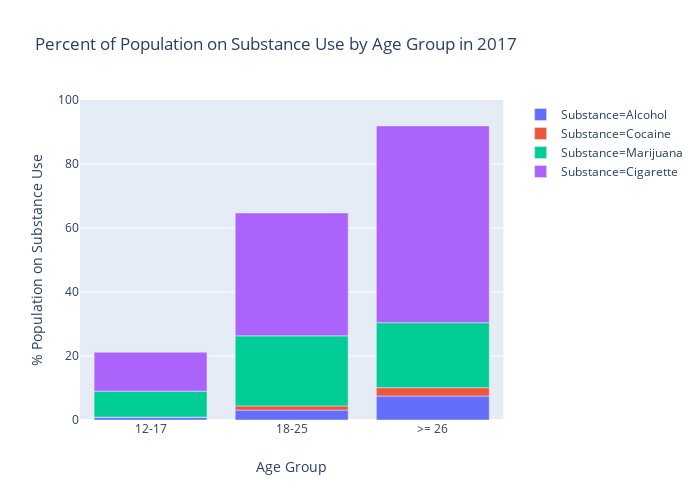

The code cell stored with this chart in its notebook:
### Code cell
px.bar(dfAge.query("Year=='2017'"), x="Age", y="DailyUse",
            color="Substance",  hover_name="Substance",labels={"Age":'Age Group',"DailyUse":'% Population on Substance Use'},
           log_x=False,barmode='relative' ,height=500,width=700, range_y=[0, 100],title='Percent of Population on Substance Use by Age Group in 2017',)

### Figure 1 — Plotly figure (JSON) as saved in the notebook; plotly's stock layout.template omitted (floating-point values rounded to 4 significant figures)
{"data": [{"alignmentgroup": "True", "hoverlabel": {"namelength": 0}, "hovertemplate": "<b>%{hovertext}</b><br><br>Substance=Alcohol<br>Age Group=%{x}<br>% Population on Substance Use=%{y}", "hovertext": ["Alcohol", "Alcohol", "Alcohol"], "legendgroup": "Substance=Alcohol", "marker": {"color": "#636efa"}, "name": "Substance=Alcohol", "offsetgroup": "Substance=Alcohol", "orientation": "v", "showlegend": true, "textposition": "auto", "type": "bar", "x": ["12-17", "18-25", ">= 26"], "xaxis": "x", "y": [0.9, 3.1, 7.5], "yaxis": "y"}, {"alignmentgroup": "True", "hoverlabel": {"namelength": 0}, "hovertemplate": "<b>%{hovertext}</b><br><br>Substance=Cocaine<br>Age Group=%{x}<br>% Population on Substance Use=%{y}", "hovertext": ["Cocaine", "Cocaine", "Cocaine"], "legendgroup": "Substance=Cocaine", "marker": {"color": "#EF553B"}, "name": "Substance=Cocaine", "offsetgroup": "Substance=Cocaine", "orientation": "v", "showlegend": true, "textposition": "auto", "type": "bar", "x": ["12-17", "18-25", ">= 26"], "xaxis": "x", "y": [0, 1.3, 2.6], "yaxis": "y"}, {"alignmentgroup": "True", "hoverlabel": {"namelength": 0}, "hovertemplate": "<b>%{hovertext}</b><br><br>Substance=Marijuana<br>Age Group=%{x}<br>% Population on Substance Use=%{y}", "hovertext": ["Marijuana", "Marijuana", "Marijuana"], "legendgroup": "Substance=Marijuana", "marker": {"color": "#00cc96"}, "name": "Substance=Marijuana", "offsetgroup": "Substance=Marijuana", "orientation": "v", "showlegend": true, "textposition": "auto", "type": "bar", "x": ["12-17", "18-25", ">= 26"], "xaxis": "x", "y": [8.1, 21.9, 20.3], "yaxis": "y"}, {"alignmentgroup": "True", "hoverlabel": {"namelength": 0}, "hovertemplate": "<b>%{hovertext}</b><br><br>Substance=Cigarette<br>Age Group=%{x}<br>% Population on Substance Use=%{y}", "hovertext": ["Cigarette", "Cigarette", "Cigarette"], "legendgroup": "Substance=Cigarette", "marker": {"color": "#ab63fa"}, "name": "Substance=Cigarette", "offsetgroup": "Substance=Cigarette", "orientation": "v", "showlegend": true, "textposition": "auto", "type": "bar", "x": ["12-17", "18-25", ">= 26"], "xaxis": "x", "y": [12.2, 38.4, 61.5], "yaxis": "y"}], "layout": {"barmode": "relative", "height": 500, "legend": {"tracegroupgap": 0}, "title": {"text": "Percent of Population on Substance Use by Age Group in 2017"}, "width": 700, "xaxis": {"anchor": "y", "domain": [0, 0.98], "title": {"text": "Age Group"}}, "yaxis": {"anchor": "x", "domain": [0, 1], "range": [0, 100], "title": {"text": "% Population on Substance Use"}}}}
